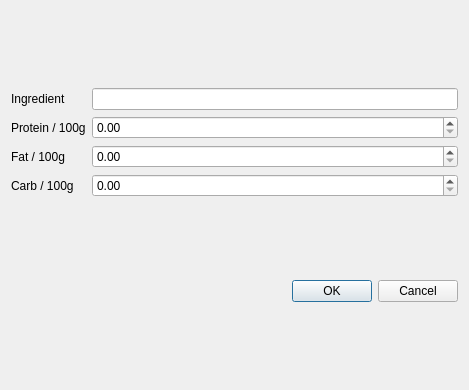
<?xml version="1.0" encoding="UTF-8"?>
<ui version="4.0">
 <class>IngredientDialog</class>
 <widget class="QDialog" name="IngredientDialog">
  <property name="geometry">
   <rect>
    <x>0</x>
    <y>0</y>
    <width>469</width>
    <height>390</height>
   </rect>
  </property>
  <property name="windowTitle">
   <string/>
  </property>
  <layout class="QVBoxLayout" name="verticalLayout" stretch="0,1">
   <item>
    <layout class="QGridLayout" name="gridLayout">
     <item row="0" column="0">
      <widget class="QLabel" name="label">
       <property name="text">
        <string>Ingredient</string>
       </property>
      </widget>
     </item>
     <item row="0" column="1">
      <widget class="QLineEdit" name="nameEdit"/>
     </item>
     <item row="1" column="0">
      <widget class="QLabel" name="label_2">
       <property name="text">
        <string>Protein / 100g</string>
       </property>
      </widget>
     </item>
     <item row="1" column="1">
      <widget class="QDoubleSpinBox" name="proteinEdit">
       <property name="maximum">
        <double>100.000000000000000</double>
       </property>
       <property name="singleStep">
        <double>10.000000000000000</double>
       </property>
      </widget>
     </item>
     <item row="2" column="0">
      <widget class="QLabel" name="label_3">
       <property name="text">
        <string>Fat / 100g</string>
       </property>
      </widget>
     </item>
     <item row="2" column="1">
      <widget class="QDoubleSpinBox" name="fatEdit">
       <property name="maximum">
        <double>100.000000000000000</double>
       </property>
       <property name="singleStep">
        <double>10.000000000000000</double>
       </property>
      </widget>
     </item>
     <item row="3" column="0">
      <widget class="QLabel" name="label_4">
       <property name="text">
        <string>Carb / 100g</string>
       </property>
      </widget>
     </item>
     <item row="3" column="1">
      <widget class="QDoubleSpinBox" name="carbEdit">
       <property name="maximum">
        <double>100.000000000000000</double>
       </property>
       <property name="singleStep">
        <double>10.000000000000000</double>
       </property>
      </widget>
     </item>
    </layout>
   </item>
   <item>
    <widget class="QDialogButtonBox" name="buttonBox">
     <property name="orientation">
      <enum>Qt::Horizontal</enum>
     </property>
     <property name="standardButtons">
      <set>QDialogButtonBox::Cancel|QDialogButtonBox::Ok</set>
     </property>
    </widget>
   </item>
  </layout>
 </widget>
 <tabstops>
  <tabstop>nameEdit</tabstop>
  <tabstop>proteinEdit</tabstop>
  <tabstop>fatEdit</tabstop>
  <tabstop>carbEdit</tabstop>
 </tabstops>
 <resources/>
 <connections>
  <connection>
   <sender>buttonBox</sender>
   <signal>accepted()</signal>
   <receiver>IngredientDialog</receiver>
   <slot>accept()</slot>
   <hints>
    <hint type="sourcelabel">
     <x>227</x>
     <y>370</y>
    </hint>
    <hint type="destinationlabel">
     <x>157</x>
     <y>274</y>
    </hint>
   </hints>
  </connection>
  <connection>
   <sender>buttonBox</sender>
   <signal>rejected()</signal>
   <receiver>IngredientDialog</receiver>
   <slot>reject()</slot>
   <hints>
    <hint type="sourcelabel">
     <x>295</x>
     <y>376</y>
    </hint>
    <hint type="destinationlabel">
     <x>286</x>
     <y>274</y>
    </hint>
   </hints>
  </connection>
 </connections>
</ui>
